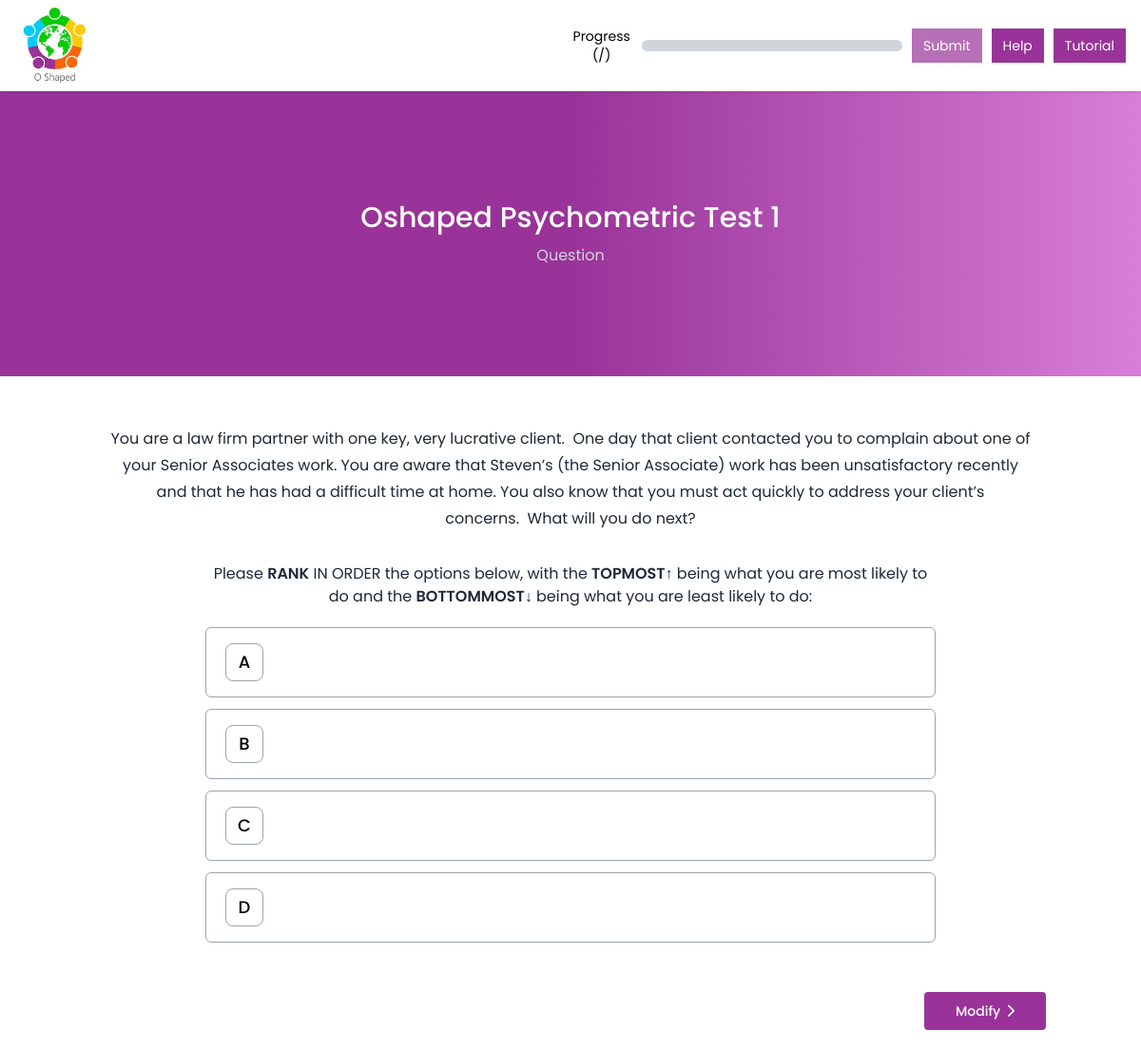
/scenario/, run on the app's committed database.
### App/models.py (models this page shows, shortened)
class Scenario(models.Model):
    id = models.CharField(max_length=10,primary_key=True)
    content = models.TextField()
    type = models.CharField(max_length=50, default=None, blank=True, null=True)
    image = models.ImageField(default=None, blank=True, null=True)

class Answer(models.Model):
    content = models.TextField()
    scenario = models.ForeignKey(Scenario, on_delete=models.CASCADE, default='')
    ranking = models.CharField(max_length=20, choices=rankValues)

### App/views.py (the view)
# urls.py: path('scenario/', ScenarioAnswerTestView, name="ScenarioAnswer"),
def ScenarioAnswerTestView(request):
    scenario_all = Scenario.objects.all()
    scenario = scenario_all.first()
    answer = Answer.objects.filter(scenario=scenario.id)
    if request.method == "POST":
        try:
            scenario = scenario_all.exclude(id=scenario.id).first()
            answer = Answer.objects.filter(scenario=scenario.id)
            return render(request, 'scenario.html',  {"scenarios": scenario, "answers": answer})
        except Exception:
            raise Exception
    else:
        return render(request, "scenario.html", {"scenarios": scenario, "answers": answer})

### templates/scenario.html (shortened to what this page needs)
{% load static %}
<!DOCTYPE html>
<html>
<head>
	<link href="{% static 'css/styles.css' %}" rel="stylesheet" type="text/css" />
	<script src="{% static 'js/tailwind.min.js' %}"></script>
	<script src="{% static 'js/tailwindconfig.js' %}"></script>
</head>
<body class="bg-white">
	<div class="flex fixed w-full justify-between bg-white items-center sm:py-2 px-4 z-50 shadow">
		<div>
			<a href="/">
				<img src="{% static 'images/O-shaped_logo.jpg' %}" class="h-16 sm:h-20 object-contain w-auto" />
			</a>
		</div>
		<div class="flex items-center space-x-2.5 text-xs sm:text-sm w-11/12 md:w-1/2 text-white">
			<div class="flex items-center space-x-2.5 w-full flex-row-reverse sm:flex-row">
				<p class="text-black text-center">Progress ({{solved_scenarios}}/{{total_scenarios}})</p>
				<div class="w-full bg-gray-300 rounded-full h-1.5 sm:h-3 w-full flex justify-left items-center">
				</div>
			</div>
			<div class="hidden sm:flex items-center space-x-2.5">
				<button type="submit" value="submit" disabled
					class="px-3 py-2 bg-primary disabled:opacity-70">Submit</button>
				<button class="px-3 py-2 bg-primary">Help</button>
				<button class="px-3 py-2 bg-primary">Tutorial</button>
			</div>
		</div>
	</div>
	<div class="pt-16 sm:pt-24">
		<div
			class="h-32 relative sm:h-[300px] pt-2 bg-gradient-to-r from-primary via-primary to-[#d87ed8] px-3 py-2 flex flex-col justify-center items-center">
			<h3 class="text-xl text-center sm:text-3xl font-medium leading-8 text-white">Oshaped Psychometric Test 1
			</h3>
			<p class="sm:pt-2.5 max-w-2xl mx-auto sm:text-base text-gray-300">Question {{ scenario_number}}
			</p>
		</div>
		<div class="md:container md:mx-auto pt-2 sm:mt-3 sm:pt-10 pb-5">
			<form method="post" onsubmit="saveAnswers()" class="overflow-hidden sm:rounded-lg">
				<div class="px-4 pb-2 sm:px-6">
					<p class="text-center text-sm sm:text-base text-gray-800 font-normal leading-6 sm:leading-7 ">{{scenarios.content}} </p>
				</div>
				<div class="px-4 sm:py-5 mb-3 sm:px-6">
					<div class="pt-1 text-gray-900 sm:mt-0 max-w-3xl mx-auto">
						<p class="text-gray-800 text-center pb-2 text-sm sm:text-base leading-6">
							Please <span class="font-semibold">RANK</span> IN ORDER the options below, with the
							<span class="font-semibold uppercase">topmost&uarr;</span> being what you are most
							likely to do and the <span class="font-semibold uppercase">bottommost&darr;</span> being
							what you are least likely to do:
						</p>
						<ul role="list" id="answerList" class="transition duration-500 transform">
							{% with 'ABCDEFGHIJKLMNOPQRSTUVWXYZ' as alphabets %}
							{% for answer in answers %}
							<li draggable="true" ondragend="dragEnd()" ondragover="dragOver(event)"
								ondragstart="dragStart(event)" id="scenarioAnswer" value={{answer.id}}
								class="flex items-center mt-3 border border-gray-400 max-w-3xl bg-white text-black text-[13px] sm:text-sm mx-auto cursor-move py-4 px-3.5 sm:px-5 rounded-md leading-5 sm:leading-6 ">
								<p
									class="mr-3 sm:mr-5 h-10 text-lg font-medium flex items-center justify-center w-10 text-center border border-gray-400 rounded-lg">
									{{ alphabets|slice:forloop.counter|last }}
								</p>
							</li>
							{% endfor %}
							{% endwith %}
						</ul>
					</div>
				</div>
				<div class="pt-5 w-full flex justify-center sm:justify-between px-3">
					<button type="submit" value="submit"
						class="flex justify-center sm:ml-auto space-x-1.5 items-center rounded py-2.5 w-32 text-sm font-medium bg-primary text-white transition duration-500 ease-in-out transform hover:-translate-y-1 hover:scale-110">
						{% if solved_scenarios|add:1  == scenario_number %}
						<p>Next</p>
						{% else %}
						<p>Modify</p>
						{% endif %}
						<i class='fas fa-chevron-right'></i>
					</button>
				</div>
			</form>
		</div>
	</div>
</body>
</html>

### assets/css/styles.css (style rules this page uses)
body { font-family: 'Poppins', sans-serif; }

### data on the page
Scenario: content "You are a law firm partner with one key, very lucrative client. One day that client contacted you to complain about one of your Senior Associates work. You are aware that Steven’s (the Senior Associate) work has been unsatisfactory recently and that he has had a difficult time at home. You also know that you must act quickly to address your client’s concerns. What will you do next?"
Answer: {{ answer.id }} 155 (drawn), counter "A"
Answer: {{ answer.id }} 156 (drawn), counter "B"
Answer: {{ answer.id }} 157 (drawn), counter "C"
Answer: {{ answer.id }} 158 (drawn), counter "D"
